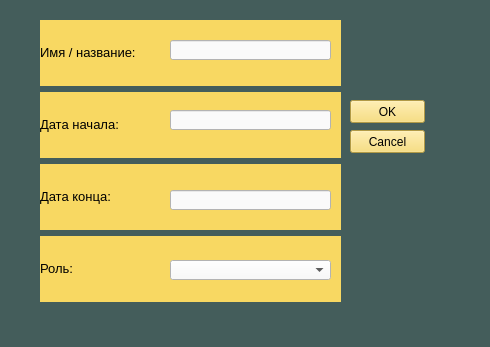
<?xml version="1.0" encoding="UTF-8"?>
<ui version="4.0">
 <class>MainWindow</class>
 <widget class="QMainWindow" name="MainWindow">
  <property name="geometry">
   <rect>
    <x>0</x>
    <y>0</y>
    <width>490</width>
    <height>347</height>
   </rect>
  </property>
  <property name="windowTitle">
   <string>MainWindow</string>
  </property>
  <property name="styleSheet">
   <string notr="true">background-color: rgb(68, 93, 91)</string>
  </property>
  <widget class="QWidget" name="centralwidget">
   <widget class="QLabel" name="label">
    <property name="geometry">
     <rect>
      <x>40</x>
      <y>236</y>
      <width>301</width>
      <height>66</height>
     </rect>
    </property>
    <property name="styleSheet">
     <string notr="true">background-color: rgb(248, 216, 98)</string>
    </property>
    <property name="text">
     <string>&lt;html&gt;&lt;head/&gt;&lt;body&gt;&lt;p&gt;&lt;span style=&quot; font-size:10pt;&quot;&gt;Роль:&lt;/span&gt;&lt;/p&gt;&lt;/body&gt;&lt;/html&gt;</string>
    </property>
   </widget>
   <widget class="QLabel" name="label_3">
    <property name="geometry">
     <rect>
      <x>40</x>
      <y>164</y>
      <width>301</width>
      <height>66</height>
     </rect>
    </property>
    <property name="styleSheet">
     <string notr="true">background-color: rgb(248, 216, 98)</string>
    </property>
    <property name="text">
     <string>&lt;html&gt;&lt;head/&gt;&lt;body&gt;&lt;p&gt;&lt;span style=&quot; font-size:10pt;&quot;&gt;Дата конца:&lt;/span&gt;&lt;/p&gt;&lt;/body&gt;&lt;/html&gt;</string>
    </property>
   </widget>
   <widget class="QLabel" name="label_4">
    <property name="geometry">
     <rect>
      <x>40</x>
      <y>20</y>
      <width>301</width>
      <height>66</height>
     </rect>
    </property>
    <property name="styleSheet">
     <string notr="true">background-color: rgb(248, 216, 98)</string>
    </property>
    <property name="text">
     <string>&lt;html&gt;&lt;head/&gt;&lt;body&gt;&lt;p&gt;&lt;span style=&quot; font-size:10pt;&quot;&gt;Имя / название:&lt;/span&gt;&lt;/p&gt;&lt;/body&gt;&lt;/html&gt;</string>
    </property>
   </widget>
   <widget class="QLabel" name="label_2">
    <property name="geometry">
     <rect>
      <x>40</x>
      <y>92</y>
      <width>301</width>
      <height>66</height>
     </rect>
    </property>
    <property name="styleSheet">
     <string notr="true">background-color: rgb(248, 216, 98)</string>
    </property>
    <property name="text">
     <string>&lt;html&gt;&lt;head/&gt;&lt;body&gt;&lt;p&gt;&lt;span style=&quot; font-size:10pt;&quot;&gt;Дата начала:&lt;/span&gt;&lt;/p&gt;&lt;/body&gt;&lt;/html&gt;</string>
    </property>
   </widget>
   <widget class="QLineEdit" name="lineEdit">
    <property name="geometry">
     <rect>
      <x>170</x>
      <y>40</y>
      <width>161</width>
      <height>20</height>
     </rect>
    </property>
    <property name="styleSheet">
     <string notr="true">background-color: rgb(250, 250, 250)</string>
    </property>
    <property name="text">
     <string/>
    </property>
   </widget>
   <widget class="QLineEdit" name="lineEdit_2">
    <property name="geometry">
     <rect>
      <x>170</x>
      <y>110</y>
      <width>161</width>
      <height>20</height>
     </rect>
    </property>
    <property name="styleSheet">
     <string notr="true">background-color: rgb(250, 250, 250)</string>
    </property>
   </widget>
   <widget class="QLineEdit" name="lineEdit_3">
    <property name="geometry">
     <rect>
      <x>170</x>
      <y>190</y>
      <width>161</width>
      <height>20</height>
     </rect>
    </property>
    <property name="styleSheet">
     <string notr="true">background-color: rgb(250, 250, 250)</string>
    </property>
   </widget>
   <widget class="QComboBox" name="comboBox">
    <property name="geometry">
     <rect>
      <x>170</x>
      <y>260</y>
      <width>161</width>
      <height>20</height>
     </rect>
    </property>
    <property name="styleSheet">
     <string notr="true">background-color: rgb(250, 250, 250)</string>
    </property>
   </widget>
   <widget class="QPushButton" name="buttonOK">
    <property name="geometry">
     <rect>
      <x>350</x>
      <y>100</y>
      <width>75</width>
      <height>23</height>
     </rect>
    </property>
    <property name="styleSheet">
     <string notr="true">background-color: rgb(248, 216, 98)</string>
    </property>
    <property name="text">
     <string>OK</string>
    </property>
   </widget>
   <widget class="QPushButton" name="buttonCancel">
    <property name="geometry">
     <rect>
      <x>350</x>
      <y>130</y>
      <width>75</width>
      <height>23</height>
     </rect>
    </property>
    <property name="styleSheet">
     <string notr="true">background-color: rgb(248, 216, 98)</string>
    </property>
    <property name="text">
     <string>Cancel</string>
    </property>
   </widget>
  </widget>
  <widget class="QStatusBar" name="statusbar"/>
 </widget>
 <resources/>
 <connections/>
</ui>
